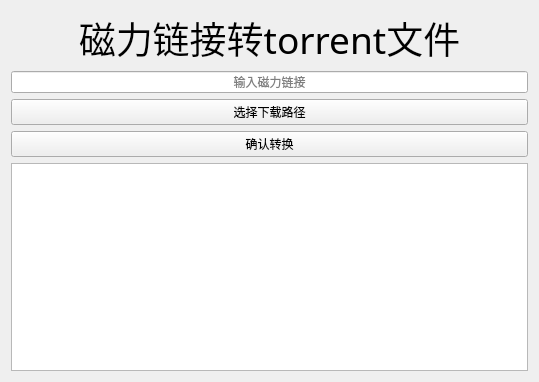
<?xml version="1.0" encoding="UTF-8"?>
<ui version="4.0">
 <class>megnelink</class>
 <widget class="QWidget" name="megnelink">
  <property name="geometry">
   <rect>
    <x>0</x>
    <y>0</y>
    <width>539</width>
    <height>382</height>
   </rect>
  </property>
  <property name="windowTitle">
   <string>Form</string>
  </property>
  <layout class="QGridLayout" name="gridLayout">
   <item row="4" column="0">
    <widget class="QPushButton" name="pushButton_2">
     <property name="text">
      <string>确认转换</string>
     </property>
    </widget>
   </item>
   <item row="5" column="0">
    <widget class="QTextBrowser" name="textBrowser"/>
   </item>
   <item row="3" column="0">
    <widget class="QPushButton" name="pushButton">
     <property name="text">
      <string>选择下载路径</string>
     </property>
    </widget>
   </item>
   <item row="2" column="0">
    <widget class="QLineEdit" name="lineEdit">
     <property name="whatsThis">
      <string>输入磁力链接</string>
     </property>
     <property name="alignment">
      <set>Qt::AlignCenter</set>
     </property>
     <property name="placeholderText">
      <string>输入磁力链接</string>
     </property>
    </widget>
   </item>
   <item row="1" column="0">
    <widget class="QLabel" name="label">
     <property name="font">
      <font>
       <family>华文楷体</family>
       <pointsize>28</pointsize>
      </font>
     </property>
     <property name="text">
      <string>磁力链接转torrent文件</string>
     </property>
     <property name="textFormat">
      <enum>Qt::AutoText</enum>
     </property>
     <property name="alignment">
      <set>Qt::AlignCenter</set>
     </property>
    </widget>
   </item>
  </layout>
 </widget>
 <resources/>
 <connections/>
</ui>
